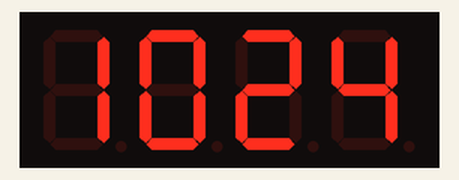
Recording of a sketch running on a simulated Arduino Uno, built with avr-gcc and run on an emulated ATmega328P. Parts: 4-digit seven-segment display. The local clock reads 2024-03-15 10:24:30 at power-on unless the sketch sets it.

Above: at 0.6 s.
At 64.6 s:
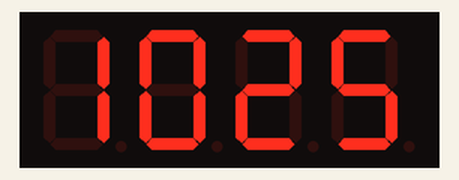
At 129.27 s:
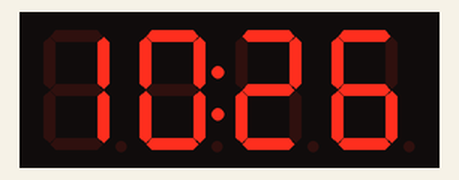

The sketch:

lcdTime.ino
```cpp
//  Author:Fred.Chu
//  Date:9 April,2013
//  catalex.taobao.com

//  This library is free software; you can redistribute it and/or
//  modify it under the terms of the GNU Lesser General Public
//  License as published by the Free Software Foundation; either
//  version 2.1 of the License, or (at your option) any later version.
//
//  This library is distributed in the hope that it will be useful,
//  but WITHOUT ANY WARRANTY; without even the implied warranty of
//  MERCHANTABILITY or FITNESS FOR A PARTICULAR PURPOSE.  See the GNU
//  Lesser General Public License for more details.
//
//  You should have received a copy of the GNU Lesser General Public
//  License along with this library; if not, write to the Free Software
//  Foundation, Inc., 51 Franklin St, Fifth Floor, Boston, MA  02110-1301  USA
//
//  Modified record:
//
/*******************************************************************************/
#include <TimerOne.h>
#include "TM1637.h"
#include <DS3231.h> //Include the clock library
#define ON 1
#define OFF 0

int8_t TimeDisp[] = {0x00,0x00,0x00,0x00};
unsigned char ClockPoint = 1;
unsigned char Update;
unsigned char halfsecond = 0;
unsigned char second;
unsigned char minute = 66;
unsigned char hour = 66;
DS3231  rtc(SDA, SCL);
Time t;

#define CLK 3//pins definitions for TM1637 and can be changed to other ports
#define DIO 2
TM1637 tm1637(CLK,DIO);

void setup()
{
  t = rtc.getTime();
  hour = t.hour;
  minute = t.min;
  tm1637.set();
  tm1637.init();
  Timer1.initialize(500000);//timing for 500ms
  Timer1.attachInterrupt(TimingISR);//declare the interrupt serve routine:TimingISR
}
void loop()
{
  if(Update == ON)
  {
    TimeUpdate();
    tm1637.display(TimeDisp);
  }

}
void TimingISR()
{
  halfsecond ++;
  Update = ON;
  if(halfsecond == 2){
    second ++;
    if(second == 60)
    {
      minute ++;
      if(minute == 60)
      {
        hour ++;
        if(hour == 24)hour = 0;
        minute = 0;
      }
      second = 0;
    }
    halfsecond = 0;
  }
 // Serial.println(second);
  ClockPoint = (~ClockPoint) & 0x01;
}
void TimeUpdate(void)
{
  if(ClockPoint)tm1637.point(POINT_ON);
  else tm1637.point(POINT_OFF);
  TimeDisp[0] = hour / 10;
  TimeDisp[1] = hour % 10;
  TimeDisp[2] = minute / 10;
  TimeDisp[3] = minute % 10;
  Update = OFF;
}
```
